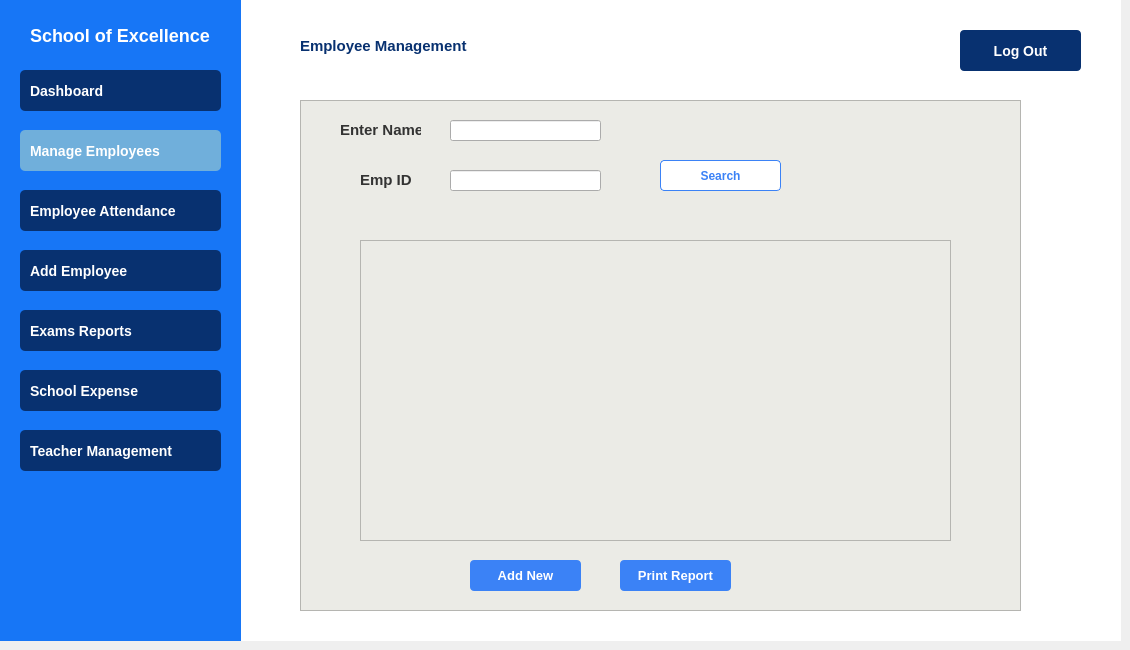
    <widget class="QWidget" name="PrincipalManageEmp">
     <widget class="QGroupBox" name="groupBox_23">
      <property name="geometry">
       <rect>
        <x>240</x>
        <y>0</y>
        <width>881</width>
        <height>641</height>
       </rect>
      </property>
      <property name="styleSheet">
       <string notr="true">QGroupBox
{
background: white;
border: none;
}</string>
      </property>
      <property name="title">
       <string/>
      </property>
      <widget class="QPushButton" name="pushButton_62">
       <property name="geometry">
        <rect>
         <x>720</x>
         <y>30</y>
         <width>121</width>
         <height>41</height>
        </rect>
       </property>
       <property name="styleSheet">
        <string notr="true">QPushButton {
    background-color: rgb(8, 49, 112);
    color: white;
    border-radius: 4px;
    padding: 10px;
    font-size: 14px;
    font-weight: bold;
    text-align: center;
    padding-left: 10px;
}
QPushButton:hover 
{ 
background-color: rgb(17, 80, 180);
}</string>
       </property>
       <property name="text">
        <string>Log Out</string>
       </property>
       <property name="iconSize">
        <size>
         <width>12</width>
         <height>12</height>
        </size>
       </property>
      </widget>
      <widget class="QFrame" name="frame_6">
       <property name="geometry">
        <rect>
         <x>60</x>
         <y>100</y>
         <width>721</width>
         <height>511</height>
        </rect>
       </property>
       <property name="styleSheet">
        <string notr="true">QFrame 
{
background-color: rgb(235, 235, 230);

}</string>
       </property>
       <property name="frameShape">
        <enum>QFrame::Shape::StyledPanel</enum>
       </property>
       <property name="frameShadow">
        <enum>QFrame::Shadow::Raised</enum>
       </property>
       <widget class="QLabel" name="label_41">
        <property name="geometry">
         <rect>
          <x>40</x>
          <y>20</y>
          <width>81</width>
          <height>20</height>
         </rect>
        </property>
        <property name="styleSheet">
         <string notr="true">QLabel {
    color: #333333;
    font-family: 'Segoe UI', Arial, sans-serif;
    font-size: 15px;
    font-weight: 500;
}</string>
        </property>
        <property name="text">
         <string>Enter Name</string>
        </property>
       </widget>
       <widget class="QTableView" name="tableView_6">
        <property name="geometry">
         <rect>
          <x>60</x>
          <y>140</y>
          <width>591</width>
          <height>301</height>
         </rect>
        </property>
        <property name="styleSheet">
         <string notr="true">QTableView::item, QTableWidget::item {
    border-right: 1px dotted red;
}</string>
        </property>
       </widget>
       <widget class="QPushButton" name="pushButton_57">
        <property name="geometry">
         <rect>
          <x>360</x>
          <y>60</y>
          <width>121</width>
          <height>31</height>
         </rect>
        </property>
        <property name="styleSheet">
         <string notr="true">QPushButton {
    background-color: #ffffff;
    color: #3b82f6;
    border: 1px solid #3b82f6;
    border-radius: 4px;
    padding: 6px 12px;
    font-weight: bold;
    min-width: 80px;
font-size: 12px;
}

QPushButton:hover {
    background-color: #A9D6F5;  /* Light Sky Blue on Hover */
    color: #000000;             /* Optional: Black text for contrast */
}</string>
        </property>
        <property name="text">
         <string>Search</string>
        </property>
       </widget>
       <widget class="QLabel" name="label_46">
        <property name="geometry">
         <rect>
          <x>60</x>
          <y>70</y>
          <width>71</width>
          <height>20</height>
         </rect>
        </property>
        <property name="styleSheet">
         <string notr="true">QLabel {
    color: #333333;
    font-family: 'Segoe UI', Arial, sans-serif;
    font-size: 15px;
    font-weight: 500;
}</string>
        </property>
        <property name="text">
         <string>Emp ID</string>
        </property>
       </widget>
       <widget class="QLineEdit" name="lineEdit_10">
        <property name="geometry">
         <rect>
          <x>150</x>
          <y>20</y>
          <width>151</width>
          <height>21</height>
         </rect>
        </property>
        <property name="styleSheet">
         <string notr="true">QLineEdit
{
padding: 6px 12px;
font-size: 13px;
}</string>
        </property>
       </widget>
       <widget class="QPushButton" name="pushButton_223">
        <property name="geometry">
         <rect>
          <x>320</x>
          <y>460</y>
          <width>111</width>
          <height>31</height>
         </rect>
        </property>
        <property name="styleSheet">
         <string notr="true">QPushButton {
    background-color: #3b82f6;
    color: white;
    border: none;
    border-radius: 4px;
    font-weight: bold;
 font-size: 13px;
padding: 6px 12px;
}
QPushButton:hover 
{ 
background-color: rgb(17, 80, 180);
}</string>
        </property>
        <property name="text">
         <string>Print Report</string>
        </property>
       </widget>
       <widget class="QLineEdit" name="lineEdit_11">
        <property name="geometry">
         <rect>
          <x>150</x>
          <y>70</y>
          <width>151</width>
          <height>21</height>
         </rect>
        </property>
        <property name="styleSheet">
         <string notr="true">QLineEdit
{
padding: 6px 12px;
font-size: 13px;
}</string>
        </property>
       </widget>
       <widget class="QPushButton" name="pushButton_227">
        <property name="geometry">
         <rect>
          <x>170</x>
          <y>460</y>
          <width>111</width>
          <height>31</height>
         </rect>
        </property>
        <property name="styleSheet">
         <string notr="true">QPushButton {
    background-color: #3b82f6;
    color: white;
    border: none;
    border-radius: 4px;
    font-weight: bold;
 font-size: 13px;
padding: 6px 12px;
}
QPushButton:hover 
{ 
background-color: rgb(17, 80, 180);
}</string>
        </property>
        <property name="text">
         <string>Add New</string>
        </property>
       </widget>
      </widget>
      <widget class="QLabel" name="label_42">
       <property name="geometry">
        <rect>
         <x>60</x>
         <y>30</y>
         <width>181</width>
         <height>31</height>
        </rect>
       </property>
       <property name="styleSheet">
        <string notr="true">QLabel
{
color: rgb(8, 49, 112);
font-size: 15px;
font-weight: bold;
text-align: center;
qproperty-alignment: AlignCenter;
}</string>
       </property>
       <property name="text">
        <string>Employee Management</string>
       </property>
      </widget>
     </widget>
     <widget class="QGroupBox" name="groupBox_24">
      <property name="geometry">
       <rect>
        <x>0</x>
        <y>0</y>
        <width>241</width>
        <height>641</height>
       </rect>
      </property>
      <property name="styleSheet">
       <string notr="true">
QGroupBox {
    background-color: rgb(23, 118, 246); 
    color: white;
    border: none;
    font-size: 16px;
    font-weight: bold;
}</string>
      </property>
      <property name="title">
       <string/>
      </property>
      <widget class="QPushButton" name="pushButton_38">
       <property name="geometry">
        <rect>
         <x>20</x>
         <y>250</y>
         <width>201</width>
         <height>41</height>
        </rect>
       </property>
       <property name="styleSheet">
        <string notr="true">QPushButton {
    background-color: rgb(8, 49, 112);
    color: white;
    border-radius: 5px;
    padding: 10px;
    font-size: 14px;
    font-weight: bold;
    text-align: left;
    padding-left: 10px;
}
QPushButton:hover 
{ 
background-color: rgb(17, 80, 180);
}</string>
       </property>
       <property name="text">
        <string>Add Employee</string>
       </property>
       <property name="icon">
        <iconset>
         <normalon>:/icons /icons/student-card.png</normalon>
        </iconset>
       </property>
       <property name="iconSize">
        <size>
         <width>30</width>
         <height>35</height>
        </size>
       </property>
      </widget>
      <widget class="QPushButton" name="pushButton_39">
       <property name="geometry">
        <rect>
         <x>20</x>
         <y>190</y>
         <width>201</width>
         <height>41</height>
        </rect>
       </property>
       <property name="styleSheet">
        <string notr="true">QPushButton {
    background-color: rgb(8, 49, 112);
    color: white;
    border-radius: 5px;
    padding: 10px;
    font-size: 14px;
    font-weight: bold;
    text-align: left;
    padding-left: 10px;
}
QPushButton:hover 
{ 
background-color: rgb(17, 80, 180);
}</string>
       </property>
       <property name="text">
        <string>Employee Attendance</string>
       </property>
       <property name="icon">
        <iconset>
         <normalon>:/icons /icons/check-mark.png</normalon>
        </iconset>
       </property>
       <property name="iconSize">
        <size>
         <width>25</width>
         <height>25</height>
        </size>
       </property>
      </widget>
      <widget class="QPushButton" name="pushButton_40">
       <property name="geometry">
        <rect>
         <x>20</x>
         <y>130</y>
         <width>201</width>
         <height>41</height>
        </rect>
       </property>
       <property name="styleSheet">
        <string notr="true">
QPushButton {
    background-color: rgb(112, 175, 219);
    color: white;
    border-radius: 5px;
    padding: 10px;
    font-size: 14px;
    font-weight: bold;
    text-align: left;
    padding-left: 10px;
}</string>
       </property>
       <property name="text">
        <string>Manage Employees</string>
       </property>
       <property name="icon">
        <iconset>
         <normalon>:/icons /icons/employee.png</normalon>
        </iconset>
       </property>
       <property name="iconSize">
        <size>
         <width>30</width>
         <height>30</height>
        </size>
       </property>
      </widget>
      <widget class="QPushButton" name="pushButton_41">
       <property name="geometry">
        <rect>
         <x>20</x>
         <y>70</y>
         <width>201</width>
         <height>41</height>
        </rect>
       </property>
       <property name="styleSheet">
        <string notr="true">
QPushButton {
    background-color: rgb(8, 49, 112);
    color: white;
    border-radius: 5px;
    padding: 10px;
    font-size: 14px;
    font-weight: bold;
    text-align: left;
    padding-left: 10px;
}
QPushButton:hover 
{ 
background-color: rgb(17, 80, 180);
}
</string>
       </property>
       <property name="text">
        <string>Dashboard</string>
       </property>
       <property name="icon">
        <iconset>
         <normalon>:/icons /icons/dashboard.png</normalon>
        </iconset>
       </property>
       <property name="iconSize">
        <size>
         <width>20</width>
         <height>20</height>
        </size>
       </property>
      </widget>
      <widget class="QLabel" name="label_19">
       <property name="geometry">
        <rect>
         <x>30</x>
         <y>20</y>
         <width>181</width>
         <height>31</height>
        </rect>
       </property>
       <property name="styleSheet">
        <string notr="true">QLabel
{
color: white;
font-size: 18px;
font-weight: bold;
text-align: center;
qproperty-alignment: AlignCenter;
}</string>
       </property>
       <property name="text">
        <string>School of Excellence </string>
       </property>
      </widget>
      <widget class="QPushButton" name="pushButton_42">
       <property name="geometry">
        <rect>
         <x>20</x>
         <y>310</y>
         <width>201</width>
         <height>41</height>
        </rect>
       </property>
       <property name="styleSheet">
        <string notr="true">QPushButton {
    background-color: rgb(8, 49, 112);
    color: white;
    border-radius: 5px;
    padding: 10px;
    font-size: 14px;
    font-weight: bold;
    text-align: left;
    padding-left: 10px;
}
QPushButton:hover 
{ 
background-color: rgb(17, 80, 180);
}</string>
       </property>
       <property name="text">
        <string>Exams Reports</string>
       </property>
       <property name="icon">
        <iconset>
         <normalon>:/icons /icons/exam.png</normalon>
        </iconset>
       </property>
       <property name="iconSize">
        <size>
         <width>25</width>
         <height>25</height>
        </size>
       </property>
      </widget>
      <widget class="QPushButton" name="pushButton_72">
       <property name="geometry">
        <rect>
         <x>20</x>
         <y>370</y>
         <width>201</width>
         <height>41</height>
        </rect>
       </property>
       <property name="styleSheet">
        <string notr="true">QPushButton {
    background-color: rgb(8, 49, 112);
    color: white;
    border-radius: 5px;
    padding: 10px;
    font-size: 14px;
    font-weight: bold;
    text-align: left;
    padding-left: 10px;
}
QPushButton:hover 
{ 
background-color: rgb(17, 80, 180);
}</string>
       </property>
       <property name="text">
        <string>School Expense</string>
       </property>
       <property name="icon">
        <iconset>
         <normalon>:/icons /icons/receipt.png</normalon>
        </iconset>
       </property>
       <property name="iconSize">
        <size>
         <width>25</width>
         <height>25</height>
        </size>
       </property>
      </widget>
      <widget class="QPushButton" name="pushButton_102">
       <property name="geometry">
        <rect>
         <x>20</x>
         <y>430</y>
         <width>201</width>
         <height>41</height>
        </rect>
       </property>
       <property name="styleSheet">
        <string notr="true">QPushButton {
    background-color: rgb(8, 49, 112);
    color: white;
    border-radius: 5px;
    padding: 10px;
    font-size: 14px;
    font-weight: bold;
    text-align: left;
    padding-left: 10px;
}
QPushButton:hover 
{ 
background-color: rgb(17, 80, 180);
}</string>
       </property>
       <property name="text">
        <string>Teacher Management</string>
       </property>
       <property name="icon">
        <iconset>
         <normalon>:/icons /icons/teacher.png</normalon>
        </iconset>
       </property>
       <property name="iconSize">
        <size>
         <width>25</width>
         <height>25</height>
        </size>
       </property>
      </widget>
     </widget>
    </widget>
